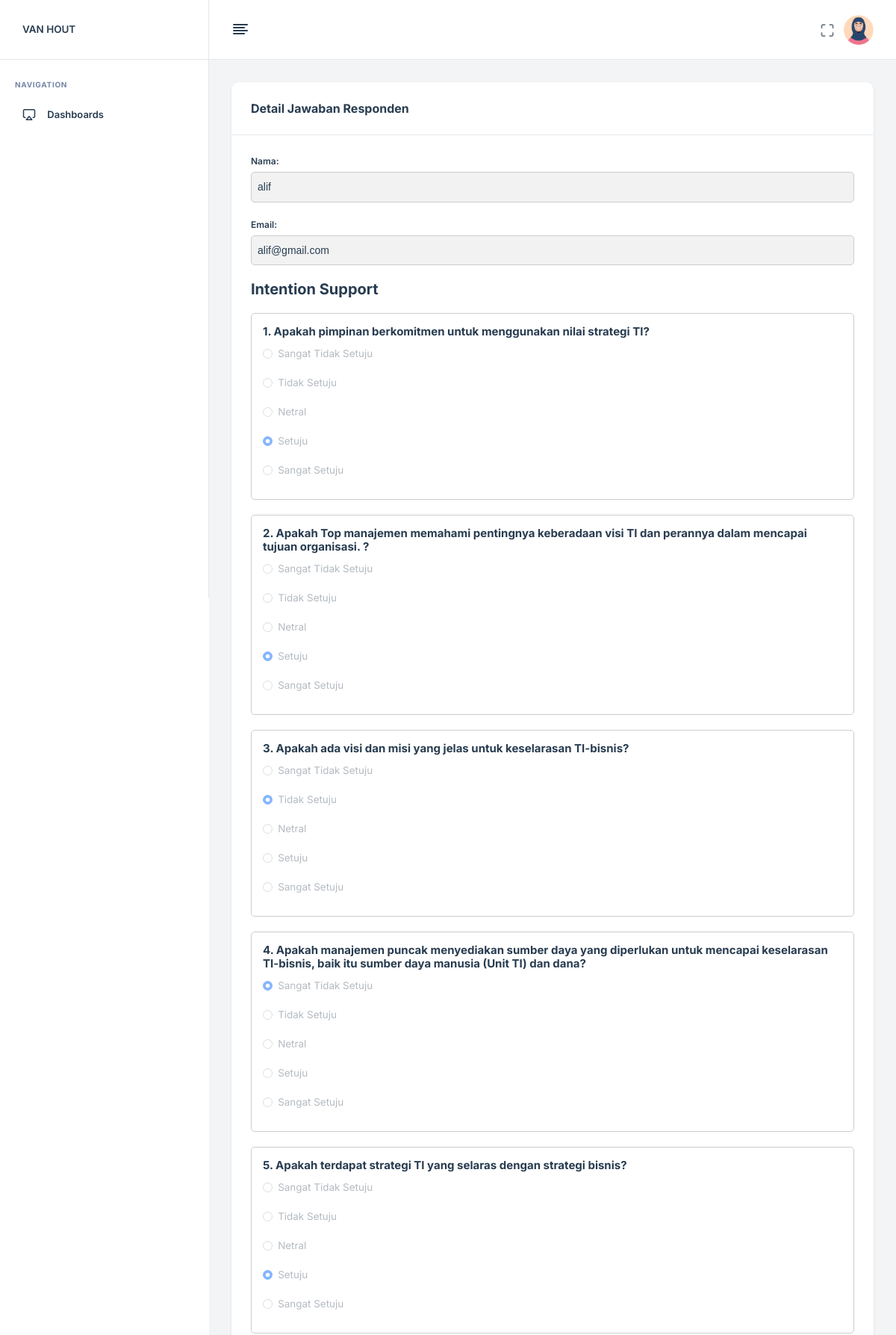
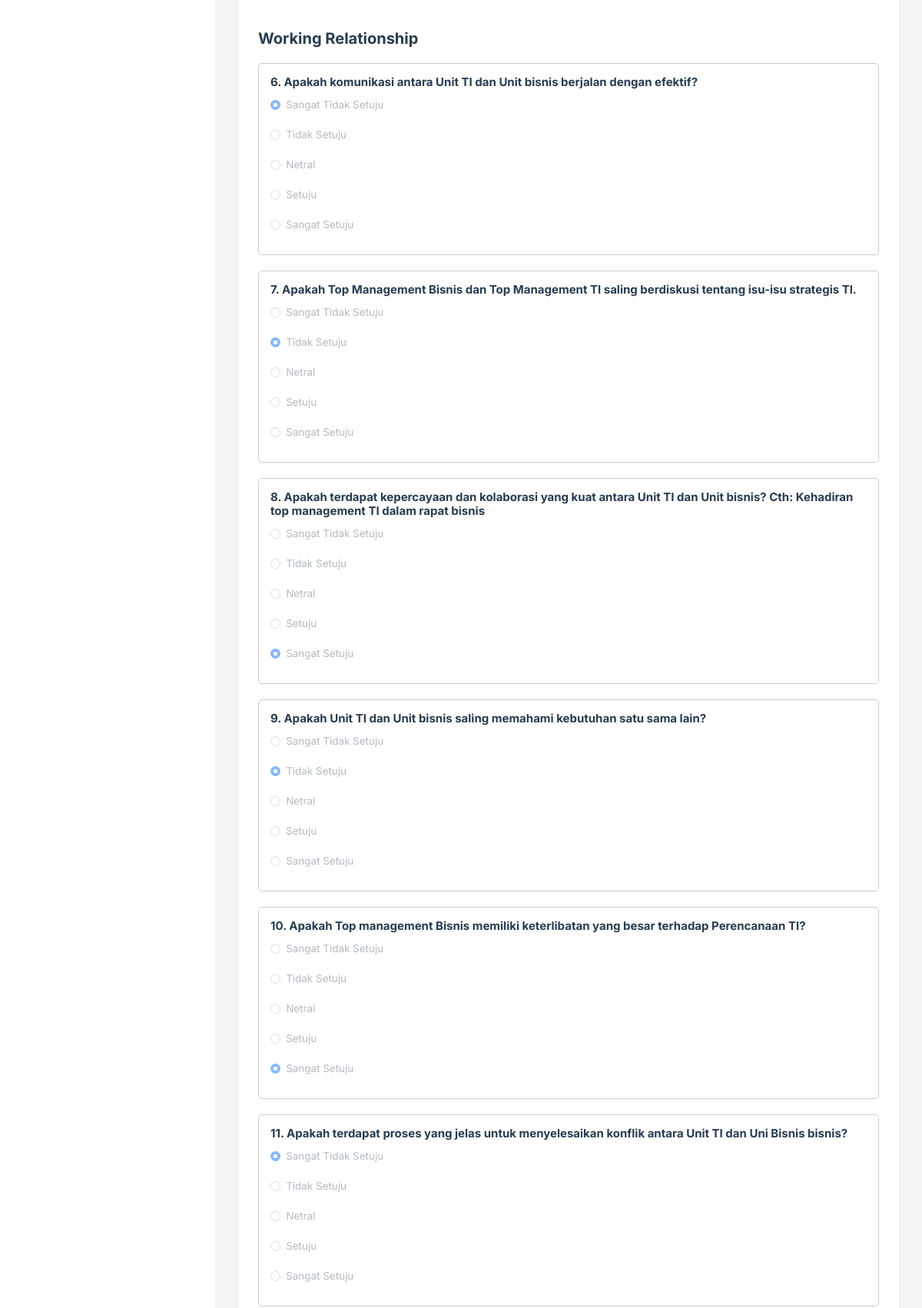
The app's page /views/show_data.php?GetID=1 (upper part) with its own data (2 pictures, top to bottom).
### tables this page shows
CREATE TABLE `respondents` (
  `id` int(11) NOT NULL,
  `nama` varchar(255) NOT NULL,
  `email` varchar(255) NOT NULL,
  `date` datetime DEFAULT NULL
);

CREATE TABLE `jawaban` (
  `id_jawaban` int(11) NOT NULL,
  `respondents_id` int(11) NOT NULL,
  `kuesioner_id` int(11) NOT NULL,
  `jawaban` varchar(255) NOT NULL
);

CREATE TABLE `kuesioner` (
  `id_kuesioner` int(11) NOT NULL,
  `area_id` int(11) NOT NULL,
  `pertanyaan` varchar(255) NOT NULL
);

### views/show_data.php (the view, shortened to what this page needs)
<?php
include '../config/database.php';
if (isset($_GET['GetID'])) {
    $respondent_id = $_GET['GetID'];
    $stmt = $conn->prepare("SELECT * FROM respondents WHERE id = ?");
    $stmt->bind_param("i", $respondent_id);
    $stmt->execute();
    $result = $stmt->get_result();
    $respondent = $result->fetch_assoc();
    $stmt = $conn->prepare("SELECT * FROM jawaban j JOIN kuesioner k ON j.kuesioner_id = k.id_kuesioner WHERE j.respondents_id = ?");
    $stmt->bind_param("i", $respondent_id);
    $stmt->execute();
    $jawaban_result = $stmt->get_result();
    $jawaban_data = $jawaban_result->fetch_all(MYSQLI_ASSOC);
    $areas_result = $conn->query("SELECT * FROM area");
    $areas = $areas_result->fetch_all(MYSQLI_ASSOC);
    $area_names = [];
    foreach ($areas as $area) {
        $area_names[$area['id_area']] = $area['nama_area'];
    }
    $questions_by_area = [];
    foreach ($jawaban_data as $jawaban) {
        $questions_by_area[$jawaban['area_id']][] = $jawaban;
    }
} else {
    echo "ID responden tidak ditemukan.";
    exit();
}
?>
<!DOCTYPE html>
<html lang="en">
<head>
    <?php include 'partials/scripts.php'; ?>
</head>
<body>
    <?php include 'partials/navigation_menu.php'; ?>
    <?php include 'partials/header.php'; ?>
    <main class="nxl-container">
        <div class="nxl-content">
            <div class="main-content">
                <div class="row">
                    <div class="col-lg-12">
                        <div class="card stretch stretch-full">
                            <div class="card-header d-flex justify-content-between align-items-center">
                                <h5 class="card-title">Detail Jawaban Responden</h5>
                            </div>
                            <div class="card-body">
                                <div class="form-group">
                                    <label class="form-label" for="nama" style="font-size: 16px;">Nama:</label>
                                    <input type="text" id="nama" name="nama"
                                        value="<?php echo htmlspecialchars($respondent['nama']); ?>" readonly disabled
                                        style="background-color: #f2f2f2; font-family: Arial; font-size: 14px;">
                                </div>
                                <div class="form-group">
                                    <label class="form-label" for="email" style="font-size: 16px;">Email:</label>
                                    <input type="email" id="email" name="email"
                                        value="<?php echo htmlspecialchars($respondent['email']); ?>" readonly disabled
                                        style="background-color: #f2f2f2; font-family: Arial; font-size: 14px;">
                                </div>
                                <div>
                                    <?php
                                    $question_number = 1;
                                    foreach ($questions_by_area as $area_id => $questions) { ?>
                                    <div class="area-section">
                                        <h4><?php echo htmlspecialchars($area_names[$area_id]); ?></h4>
                                        <?php foreach ($questions as $jawaban) { ?>
                                        <div class="question-section">
                                            <div class="form-check-group">
                                                <h6><?php echo $question_number . ". " . htmlspecialchars($jawaban['pertanyaan']); ?>
                                                </h6>
                                                <div class="form-checks">
                                                    <div class="form-check">
                                                        <input class="form-check-input" type="radio"
                                                            name="jawaban[<?php echo $jawaban['kuesioner_id']; ?>]"
                                                            value="Sangat Tidak Setuju"
                                                            <?php echo $jawaban['jawaban'] == 'Sangat Tidak Setuju' ? 'checked' : ''; ?>
                                                            disabled>
                                                        <label class="form-check-label">Sangat Tidak Setuju</label>
                                                    </div>
                                                    <div class="form-check">
                                                        <input class="form-check-input" type="radio"
                                                            name="jawaban[<?php echo $jawaban['kuesioner_id']; ?>]"
                                                            value="Tidak Setuju"
                                                            <?php echo $jawaban['jawaban'] == 'Tidak Setuju' ? 'checked' : ''; ?>
                                                            disabled>
                                                        <label class="form-check-label">Tidak Setuju</label>
                                                    </div>
                                                    <div class="form-check">
                                                        <input class="form-check-input" type="radio"
                                                            name="jawaban[<?php echo $jawaban['kuesioner_id']; ?>]"
                                                            value="Netral"
                                                            <?php echo $jawaban['jawaban'] == 'Netral' ? 'checked' : ''; ?>
                                                            disabled>
                                                        <label class="form-check-label">Netral</label>
                                                    </div>
                                                    <div class="form-check">
                                                        <input class="form-check-input" type="radio"
                                                            name="jawaban[<?php echo $jawaban['kuesioner_id']; ?>]"
                                                            value="Setuju"
                                                            <?php echo $jawaban['jawaban'] == 'Setuju' ? 'checked' : ''; ?>
                                                            disabled>
                                                        <label class="form-check-label">Setuju</label>
                                                    </div>
                                                    <div class="form-check">
                                                        <input class="form-check-input" type="radio"
                                                            name="jawaban[<?php echo $jawaban['kuesioner_id']; ?>]"
                                                            value="Sangat Setuju"
                                                            <?php echo $jawaban['jawaban'] == 'Sangat Setuju' ? 'checked' : ''; ?>
                                                            disabled>
                                                        <label class="form-check-label">Sangat Setuju</label>
                                                    </div>
                                                </div>
                                            </div>
                                        </div>
                                        <?php
                                       $question_number++;
                                       } ?>
                                    </div>
                                    <?php } ?>
                                </div>
                            </div>
                        </div>
                    </div>
                </div>
            </div>
        </div>
    </main>
</body>
</html>

### views/show_data.php (style rules this page uses)
.question-section { margin-bottom: 20px; padding: 15px; border: 1px solid #ccc; border-radius: 5px; display: flex; flex-direction: column; }
.question-section h6 { margin-bottom: 15px; }
.form-check-group { display: flex; flex-direction: column; align-items: flex-start; }
.form-check-group h6 { margin-bottom: 10px; }
.form-checks { display: flex; flex-direction: column; gap: 5px; }
.form-check { margin-bottom: 10px; }
.area-section { margin-bottom: 40px; }
.area-section h4 { margin-bottom: 20px; }
.form-group { margin-bottom: 20px; }
.form-group label { display: block; margin-bottom: 5px; }
.form-group input { width: 100%; padding: 8px; border: 1px solid #ccc; border-radius: 5px; }

### records on screen
respondents: nama "alif", email "alif@gmail.com"
jawaban: kuesioner.pertanyaan "Apakah pimpinan berkomitmen untuk menggunakan nilai strategi TI?", jawaban "☑"
jawaban: kuesioner.pertanyaan "Apakah Top manajemen memahami pentingnya keberadaan visi TI dan perannya dalam mencapai tujuan organisasi. ?", jawaban "☑"
jawaban: kuesioner.pertanyaan "Apakah ada visi dan misi yang jelas untuk keselarasan TI-bisnis?", jawaban "☑"
jawaban: kuesioner.pertanyaan "Apakah manajemen puncak menyediakan sumber daya yang diperlukan untuk mencapai keselarasan TI-bisnis, baik itu sumber daya manusia (Unit TI) dan dana?", jawaban "☑"
jawaban: kuesioner.pertanyaan "Apakah terdapat strategi TI yang selaras dengan strategi bisnis?", jawaban "☑"
jawaban: kuesioner.pertanyaan "Apakah komunikasi antara Unit TI dan Unit bisnis berjalan dengan efektif?", jawaban "☑"
jawaban: kuesioner.pertanyaan "Apakah Top Management Bisnis dan Top Management TI saling berdiskusi tentang isu-isu strategis TI.", jawaban "☑"
jawaban: kuesioner.pertanyaan "Apakah terdapat kepercayaan dan kolaborasi yang kuat antara Unit TI dan Unit bisnis? Cth: Kehadiran top management TI dalam rapat bisnis", jawaban "☑"
jawaban: kuesioner.pertanyaan "Apakah Unit TI dan Unit bisnis saling memahami kebutuhan satu sama lain?", jawaban "☑"
jawaban: kuesioner.pertanyaan "Apakah Top management Bisnis memiliki keterlibatan yang besar terhadap Perencanaan TI?", jawaban "☑"
jawaban: kuesioner.pertanyaan "Apakah terdapat proses yang jelas untuk menyelesaikan konflik antara Unit TI dan Uni Bisnis bisnis?", jawaban "☑"

### other values on screen
$area_names[$area_id] "Intention Support"
$area_names[$area_id] "Working Relationship"
